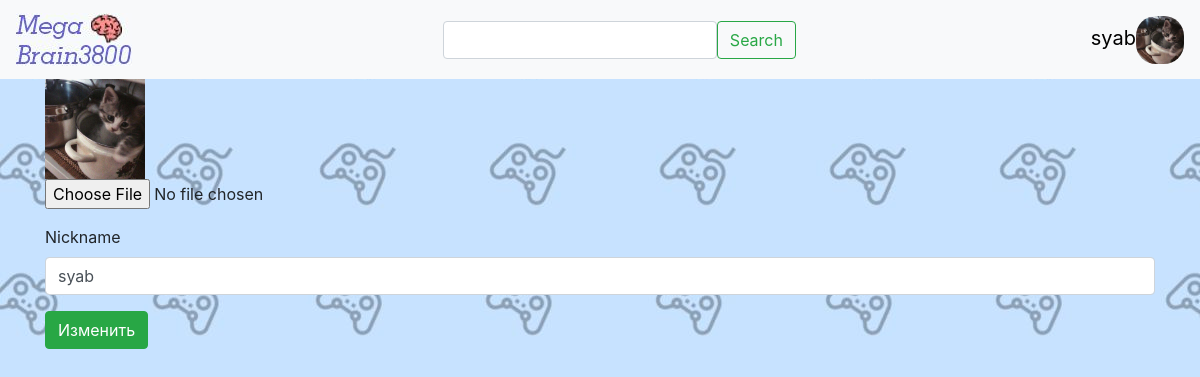
Screenshot of /edit_profile (signed in) with the database file from the repository.
### data/users.py (models this page shows, shortened)
class User(SqlAlchemyBase, UserMixin):
    __tablename__ = 'users'
    id = sqlalchemy.Column(sqlalchemy.Integer,
                           primary_key=True, autoincrement=True)
    icon = sqlalchemy.Column(sqlalchemy.String, nullable=True)
    nickname = sqlalchemy.Column(sqlalchemy.String, nullable=True)
    email = sqlalchemy.Column(sqlalchemy.String,
                              index=True, unique=True, nullable=True)
    hashed_password = sqlalchemy.Column(sqlalchemy.String, nullable=True)
    created_date = sqlalchemy.Column(sqlalchemy.DateTime, default=datetime.datetime.now)
    about = sqlalchemy.Column(sqlalchemy.String, nullable=True)
    birthday = sqlalchemy.Column(sqlalchemy.String, nullable=True)
    games = orm.relation('Game', back_populates='user')

### main.py (the view, shortened to what this page needs)
@app.route('/edit_profile', methods=["GET", "POST"])
@login_required
def edit_profile():
    search = SearchForm()
    form = EditProfile()
    if request.method == 'GET':
        db_sess = db_session.create_session()
        user = db_sess.query(User).filter(User.id == current_user.id).first()
        form.nickname.data = user.nickname
    return render_template('edit_profile.html', form=form, search=search, title='Редактирование профиля', user=user)

### forms/search.py
class SearchForm(FlaskForm):
    text = StringField('')
    submit = SubmitField('Search')

### data/edit.py
class EditProfile(FlaskForm):
    icon = FileField('Profile picture', validators=[FileRequired(), FileAllowed(['jpg', 'png'], 'Images only!')])
    nickname = StringField('Nickname')
    submit = SubmitField("Изменить")

### data/db_session.py (called while the page is built)
def create_session() -> Session:
    global __factory
    return __factory()

### main.py (called while the page is built)
@login_manager.user_loader
def load_user(user_id):
    db_sess = db_session.create_session()
    return db_sess.query(User).get(user_id)

### templates/edit_profile.html (shortened to what this page needs)
{% extends "base.html" %}
{% block content %}
    <form action="" method="post" enctype="multipart/form-data">
        <p>
            <img src="{{ user.icon }}" alt="нет картинки брат добавь пж" width="100" height="100"><br>
            {{ form.icon(type='file', class='form-control-file') }}
        </p>
        <p>
            {{ form.nickname.label }}
            {{ form.nickname(class='form-control') }}
        </p>
        <p>{{ form.submit(type='submit', class='btn btn-success') }}</p>
    </form>
{% endblock %}

### templates/base.html (shortened to what this page needs)
<!doctype html>
<html lang="en">
<head>
    <link rel="stylesheet"
          href="https://stackpath.bootstrapcdn.com/bootstrap/4.4.1/css/bootstrap.min.css"
>
    <link href="{{ url_for('static', filename='css/style.css') }}" rel="stylesheet" type="text/css">
</head>
<body bgcolor='#c7e2ff'>
<header>
    <nav class="navbar navbar-light bg-light">
        <a class="navbar-brand" href="/"><img src="../static/img/logo.jpg" alt=""></a>
        <form class="row align-items-center" action="" method="post">
            <span>{{ search.text(class='form-control') }}</span>
            {{ search.submit(class="btn btn-outline-success", type='submit') }}
        </form>
        {% if current_user.is_authenticated: %}
            {% if current_user.icon %}
                <div class="profile">
                    <img src='{{ current_user.icon }}' width="48" height="48" style="float: right; border-radius: 20px;" class="icon">
                    <a class='user-name' style="display: flex; text-decoration: none; color: #000; font-size: 20px; justify-content: center; margin-top: 7px; margin-right: 7px;" href="/profile">{{ current_user.nickname }}</a>
                </div>
            {% endif %}
        {% else %}
            <p>
            <a class="btn btn-outline-secondary" href="/register">Registration</a>
            <a class="btn btn-outline-secondary " href="/login">Log in</a>
        </p>
        {% endif %}
    </nav>
</header>
<main role="main" class="container">
    {% block content %}{% endblock %}
</main>
</body>
</html>

### static/css/style.css (style rules this page uses)
body { background-color: #c7e2ff; background-image: url('../img/background.jpg'); }

### rows the page displays
User: icon (picture), nickname "syab"
